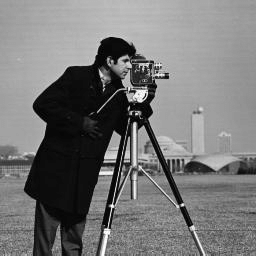
%> input picture 1. Introduction/cameraman.ppm, 256 x 256 px, given in place of cameraman.tif, which was not available
$ octave pierwszy.m   (GNU Octave 9; MATLAB toolbox functions it lacks are replaced by stand-ins)
%> lines starting %> are read from the running program, lines starting %| are printed output that depends on the picture; pictures that were not available may be replaced by others from this repository, and a replacement may not be noted
close all; clear; clc
a=imread('cameraman.tif');
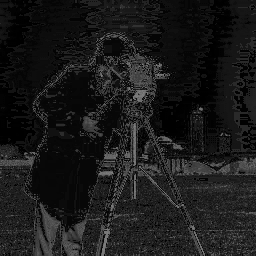
%> a: size 256x256 uint8; min 0, max 127, mean 25.8
imshow(a);

%konwersja z int na double
b = double(a)/255;

%konwersja na int
c = uint8(b * 255); %najpierw do integera a pozniej mnozymy
imshow(c);

%%
b = a + 50;
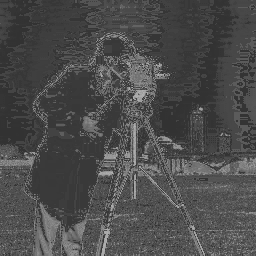
%> b: size 256x256 uint8; min 50, max 177, mean 75.8
b = b - 100;
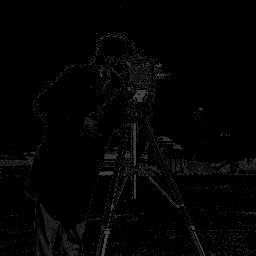
%> b: size 256x256 uint8; min 0, max 77, mean 3.2
b = b + 50;
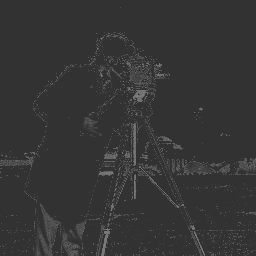
%> b: size 256x256 uint8; min 50, max 127, mean 53.2

%mamy zakres 7 - 253
%- 50 0 - 203
%+100 100 - 255
%50 - 205 ucina nam zakresy

subplot(121), imshow(a);
subplot(122), imshow(b);

%%
%obraz kolorowy - zmienna jest trojwymiarowa RGB
close all; clear; clc
a = imread('onion.png');
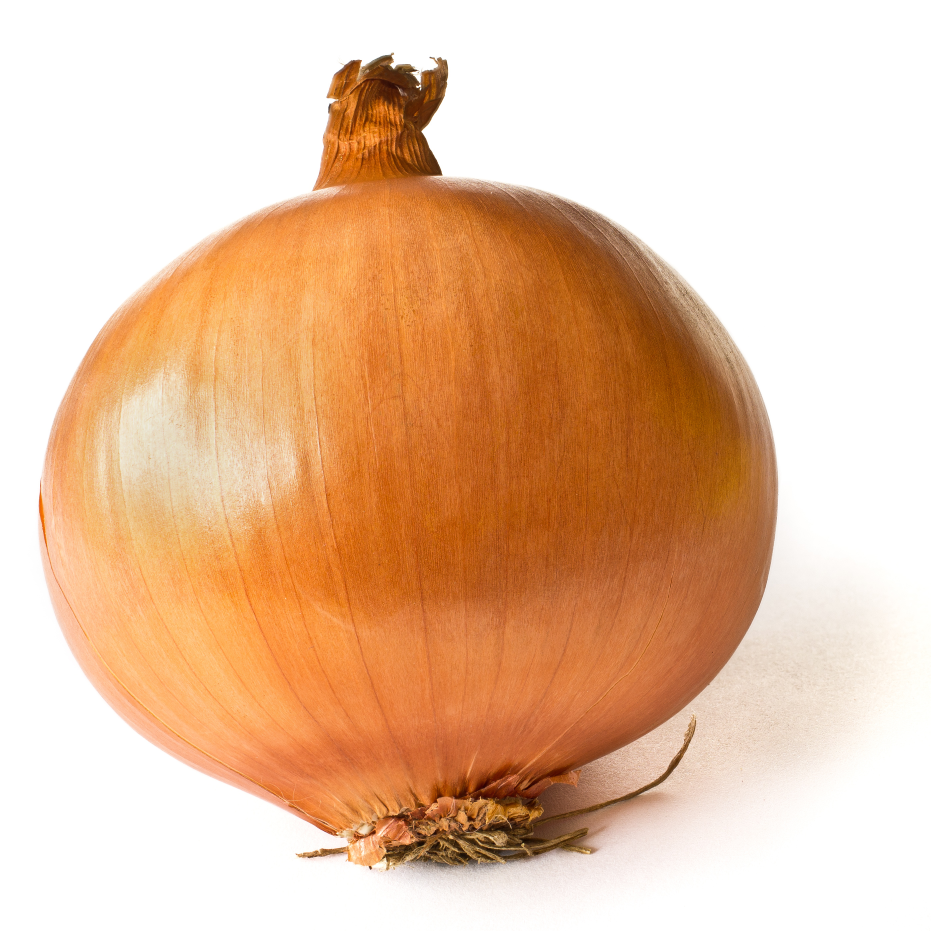
%> input picture 1. Introduction/onion.jpeg, 2793 x 2793 px, given in place of onion.png, which was not available (shown at 1/3 size)
imshow(a);
%dekompozycja obrazka na palety
subplot(221), imshow(a);

for k=1:3
    subplot(2,2,k+1),imshow(a(:,:,k));
end
%> this loop made 3 passes
%> pass 1, `imshow(a(:,:,k))`:
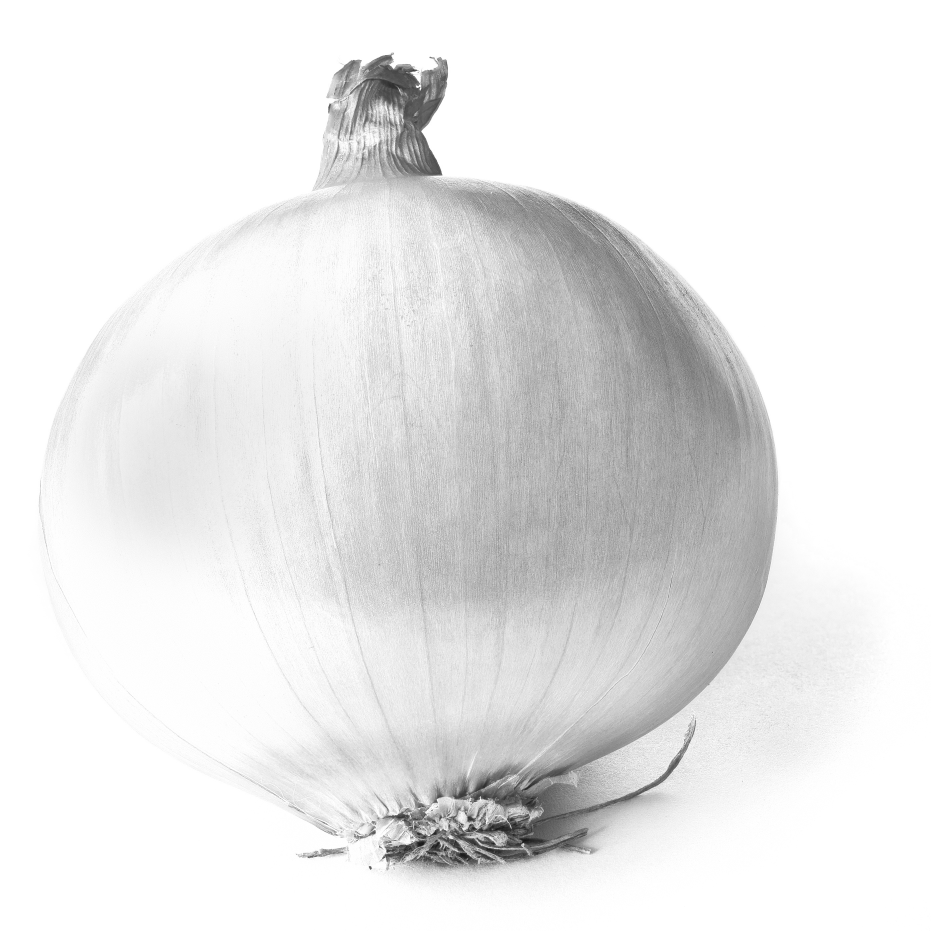
%> displayed picture: size 2793x2793, on the screen's scale of 0 to 255 (shown at 1/3 size); min 15, max 255, mean 232.5
%0-3, 0-6, 0-1
b = rgb2gray(a); %przejscie na obraz monochromatyczny, operacja nieodwracalna
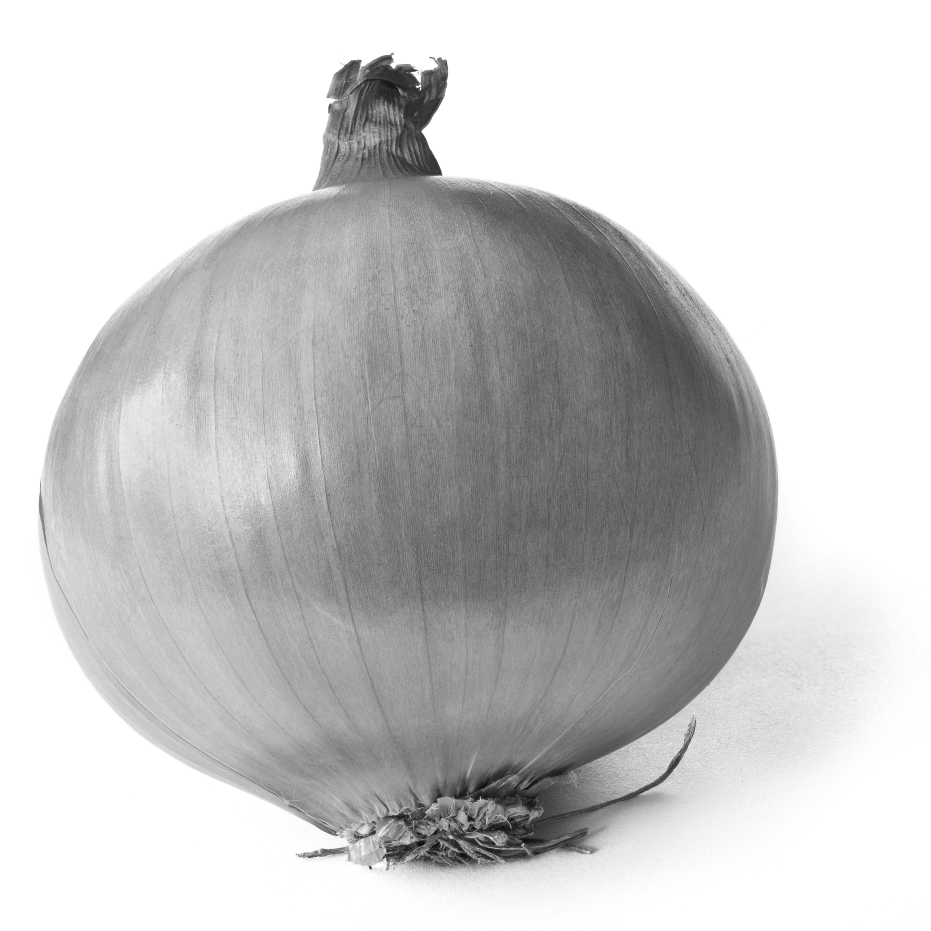
%> b: size 2793x2793 uint8 (shown at 1/3 size); min 7, max 255, mean 202.6
%%
%okreslamy gorna liczbe kolorow
%jezeli chcemy wyswietlic dwa obrazy o roznych legendach to matlab wezmie
%tylko ostatnia
%zmiana dynamiki obrazu
%> (the run ends here)
